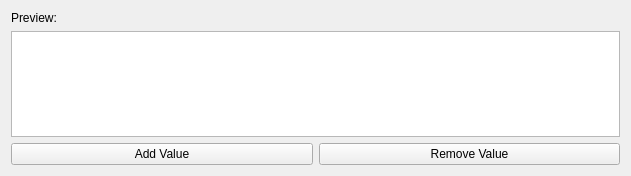
<?xml version="1.0" encoding="UTF-8"?>
<ui version="4.0">
 <class>ValuesPreviewWidget</class>
 <widget class="QWidget" name="ValuesPreviewWidget">
  <property name="geometry">
   <rect>
    <x>0</x>
    <y>0</y>
    <width>631</width>
    <height>176</height>
   </rect>
  </property>
  <property name="windowTitle">
   <string>Form</string>
  </property>
  <layout class="QVBoxLayout" name="verticalLayout">
   <item>
    <widget class="QLabel" name="previewLabel">
     <property name="text">
      <string>Preview:</string>
     </property>
    </widget>
   </item>
   <item>
    <widget class="QListWidget" name="previewWidget">
     <property name="frameShape">
      <enum>QFrame::Shape::StyledPanel</enum>
     </property>
     <property name="lineWidth">
      <number>0</number>
     </property>
     <property name="flow">
      <enum>QListView::Flow::LeftToRight</enum>
     </property>
     <property name="spacing">
      <number>2</number>
     </property>
     <property name="itemAlignment">
      <set>Qt::AlignmentFlag::AlignVCenter</set>
     </property>
     <property name="sortingEnabled">
      <bool>true</bool>
     </property>
    </widget>
   </item>
   <item>
    <layout class="QHBoxLayout" name="horizontalLayout_2">
     <item>
      <widget class="QPushButton" name="addValueButton">
       <property name="text">
        <string>Add Value</string>
       </property>
      </widget>
     </item>
     <item>
      <widget class="QPushButton" name="removeValueButton">
       <property name="text">
        <string>Remove Value</string>
       </property>
      </widget>
     </item>
    </layout>
   </item>
  </layout>
 </widget>
 <resources/>
 <connections/>
</ui>
